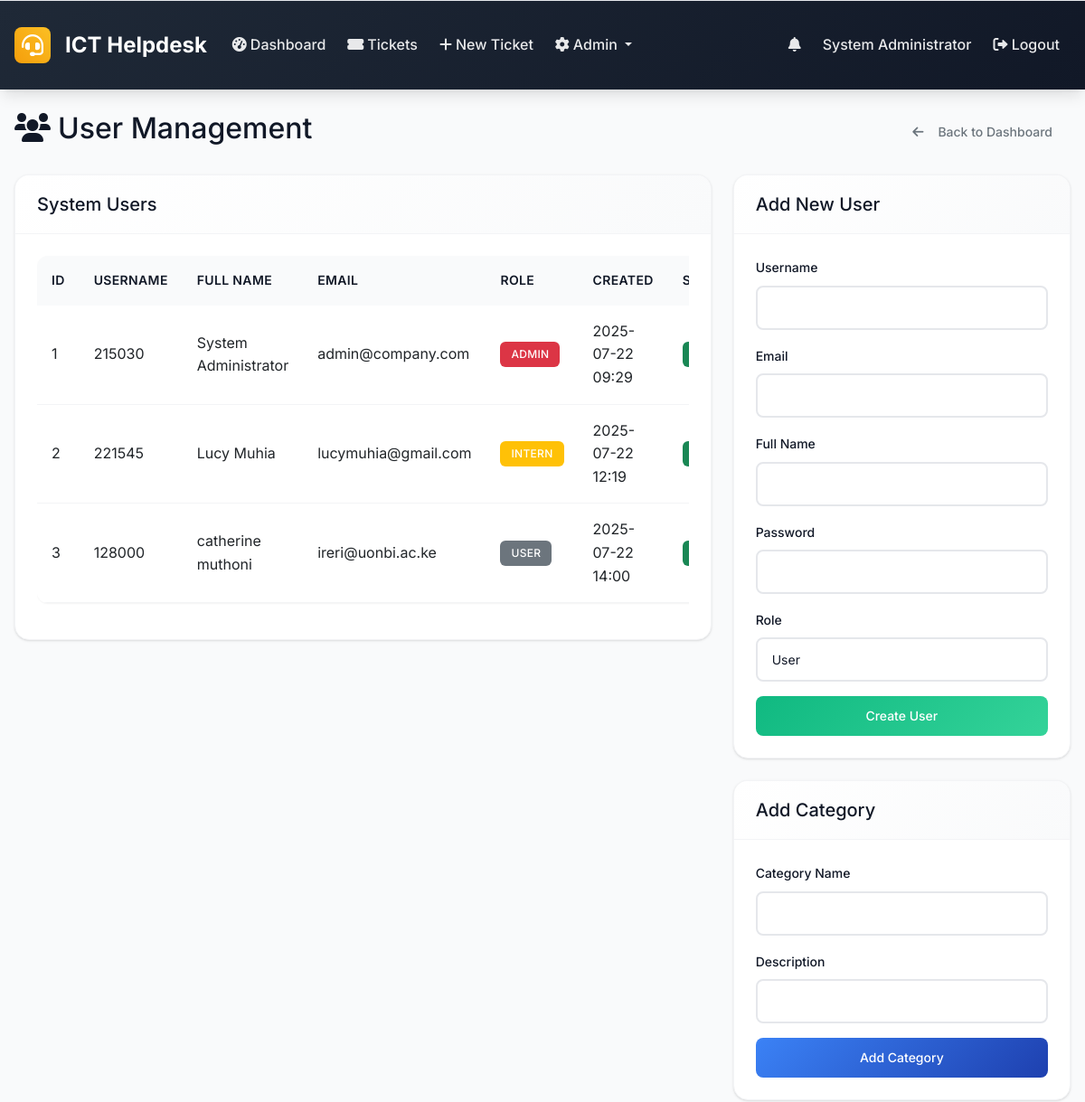
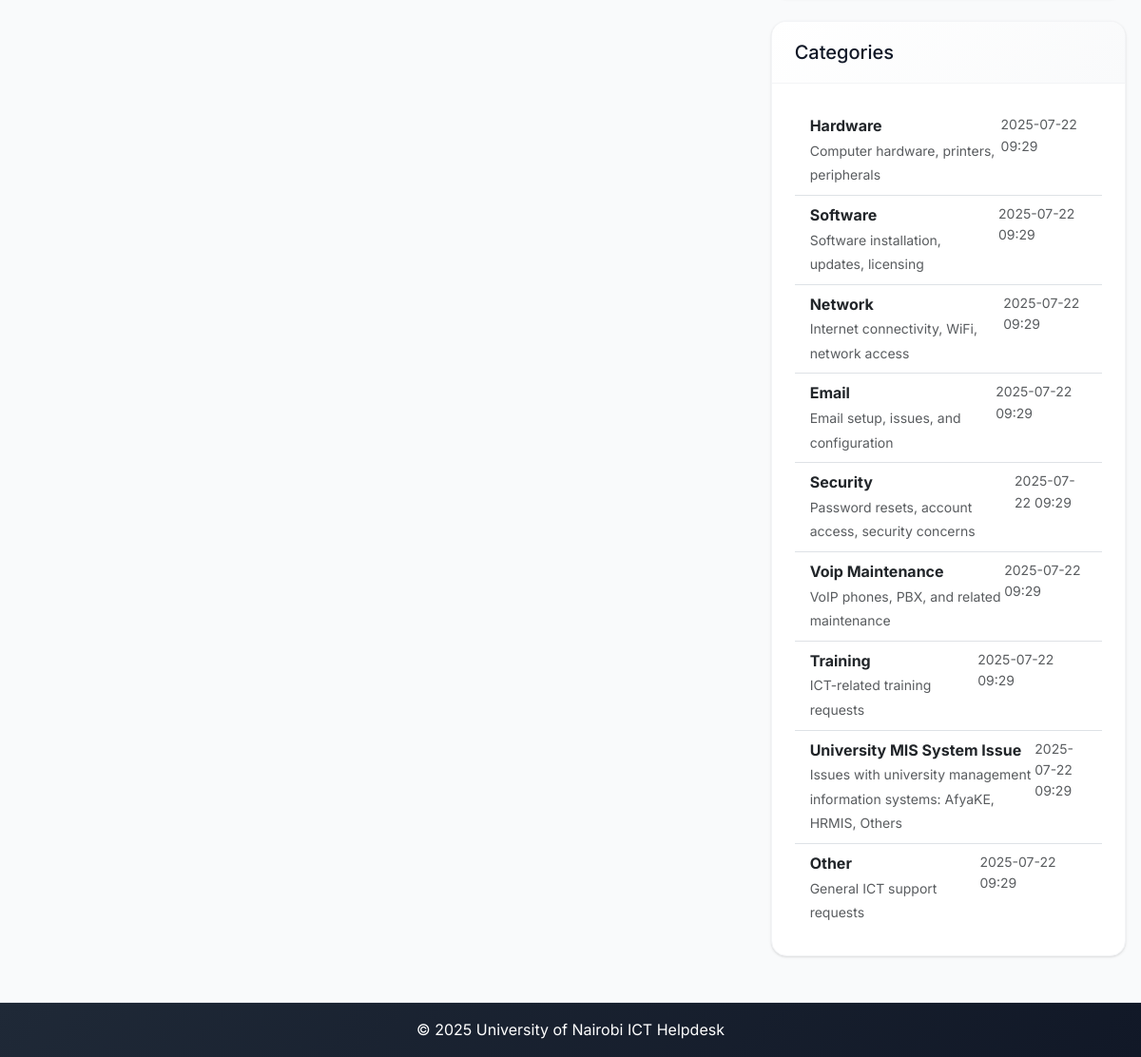
The app's page /admin/users (signed in) with its own data (2 pictures, top to bottom).
### models.py (models this page shows, shortened)
class User(UserMixin, db.Model):
    id = db.Column(db.Integer, primary_key=True)
    username = db.Column(db.String(64), unique=True, nullable=False)
    email = db.Column(db.String(120), unique=True, nullable=False)
    password_hash = db.Column(db.String(256), nullable=False)
    full_name = db.Column(db.String(100), nullable=False)
    role = db.Column(db.String(20), nullable=False, default='user')  # admin, intern, user
    created_at = db.Column(db.DateTime, default=datetime.utcnow)
    is_active = db.Column(db.Boolean, default=True)
    is_verified = db.Column(db.Boolean, default=False)
    verification_token = db.Column(db.String(128), nullable=True)
    tickets_created = db.relationship('Ticket', foreign_keys='Ticket.created_by_id', backref='creator', lazy='dynamic')
    assigned_tickets = db.relationship('Ticket', secondary='ticket_assignees', back_populates='assignees', lazy='selectin')
    comments = db.relationship('Comment', backref='author', lazy='dynamic')

class Category(db.Model):
    id = db.Column(db.Integer, primary_key=True)
    name = db.Column(db.String(50), unique=True, nullable=False)
    description = db.Column(db.String(200))
    created_at = db.Column(db.DateTime, default=datetime.utcnow)
    tickets = db.relationship('Ticket', backref='category', lazy='dynamic')

### routes.py (the view)
@app.route('/admin/users')
@login_required
def user_management():
    if current_user.role != 'admin':
        abort(403)
    users = User.query.all()
    form = UserManagementForm()
    admin_user_form = AdminUserForm()
    category_form = CategoryForm()
    categories = Category.query.all()
    return render_template('user_management.html', users=users, form=form,
                         admin_user_form=admin_user_form, category_form=category_form, categories=categories)

### forms.py
class UserManagementForm(FlaskForm):
    user_id = IntegerField('User ID', validators=[DataRequired()])
    new_password = PasswordField('New Password', validators=[DataRequired(), Length(min=6)])
    confirm_password = PasswordField('Confirm Password', validators=[DataRequired(), EqualTo('new_password')])
    submit = SubmitField('Update Password')

class AdminUserForm(FlaskForm):
    username = StringField('Username', validators=[DataRequired(), Length(min=4, max=20)])
    email = StringField('Email', validators=[DataRequired(), Email()])
    full_name = StringField('Full Name', validators=[DataRequired(), Length(max=100)])
    password = PasswordField('Password', validators=[DataRequired(), Length(min=6)])
    role = SelectField('Role', choices=[('user', 'User'), ('intern', 'Intern'), ('admin', 'Admin')], default='user')
    submit = SubmitField('Create User')

### app.py (called while the page is built)
@login_manager.user_loader
def load_user(user_id):
    from models import User
    return User.query.get(int(user_id))

@app.context_processor
def inject_now():
    return {'now': datetime.utcnow}

### routes.py (called while the page is built)
@app.context_processor
def inject_datetime():
    return dict(datetime=datetime)

### utils.py (called while the page is built)
def format_datetime(dt):
    if not dt:
        return 'N/A'
    return dt.strftime('%Y-%m-%d %H:%M')

### templates/user_management.html (shortened to what this page needs)
{% extends "base.html" %}
{% block content %}
<div class="d-flex justify-content-between align-items-center mb-4">
    <h2><i class="fas fa-users me-2"></i>User Management</h2>
    <a href="{{ url_for('admin_dashboard') }}" class="btn btn-outline-secondary">
        <i class="fas fa-arrow-left me-2"></i>Back to Dashboard
    </a>
</div>
<div class="row">
    <div class="col-md-8">
        <div class="card">
            <div class="card-header">
                <h5 class="mb-0">System Users</h5>
            </div>
            <div class="card-body">
                <div class="table-responsive">
                    <table class="table table-hover">
                        <thead>
                            <tr>
                                <th>ID</th>
                                <th>Username</th>
                                <th>Full Name</th>
                                <th>Email</th>
                                <th>Role</th>
                                <th>Created</th>
                                <th>Status</th>
                            </tr>
                        </thead>
                        <tbody>
                            {% for user in users %}
                            <tr>
                                <td>{{ user.id }}</td>
                                <td>{{ user.username }}</td>
                                <td>{{ user.full_name }}</td>
                                <td>{{ user.email }}</td>
                                <td>
                                    <span class="badge bg-{{ 'danger' if user.role == 'admin' else 'warning' if user.role == 'intern' else 'secondary' }}">
                                        {{ user.role.title() }}
                                    </span>
                                </td>
                                <td>{{ user.created_at|format_datetime }}</td>
                                <td>
                                    <span class="badge bg-{{ 'success' if user.is_active else 'secondary' }}">
                                    </span>
                                </td>
                            </tr>
                            {% endfor %}
                        </tbody>
                    </table>
                </div>
            </div>
        </div>
    </div>
    <div class="col-md-4">
        <div class="card mb-4">
            <div class="card-header">
                <h5 class="mb-0">Add New User</h5>
            </div>
            <div class="card-body">
                <form method="POST" action="{{ url_for('create_user') }}">
                    <div class="mb-3">
                        {{ admin_user_form.username.label(class="form-label") }}
                        {{ admin_user_form.username(class="form-control") }}
                    </div>
                    <div class="mb-3">
                        {{ admin_user_form.email.label(class="form-label") }}
                        {{ admin_user_form.email(class="form-control") }}
                    </div>
                    <div class="mb-3">
                        {{ admin_user_form.full_name.label(class="form-label") }}
                        {{ admin_user_form.full_name(class="form-control") }}
                    </div>
                    <div class="mb-3">
                        {{ admin_user_form.password.label(class="form-label") }}
                        {{ admin_user_form.password(class="form-control") }}
                    </div>
                    <div class="mb-3">
                        {{ admin_user_form.role.label(class="form-label") }}
                        {{ admin_user_form.role(class="form-control") }}
                    </div>
                    <div class="d-grid">
                        {{ admin_user_form.submit(class="btn btn-success") }}
                    </div>
                </form>
            </div>
        </div>
        <div class="card mb-4">
            <div class="card-header">
                <h5 class="mb-0">Add Category</h5>
            </div>
            <div class="card-body">
                <form method="POST" action="{{ url_for('add_category') }}">
                    <div class="mb-3">
                        {{ category_form.name.label(class="form-label") }}
                        {{ category_form.name(class="form-control") }}
                    </div>
                    <div class="mb-3">
                        {{ category_form.description.label(class="form-label") }}
                        {{ category_form.description(class="form-control") }}
                    </div>
                    <div class="d-grid">
                        {{ category_form.submit(class="btn btn-primary") }}
                    </div>
                </form>
            </div>
        </div>
        <div class="card">
            <div class="card-header">
                <h5 class="mb-0">Categories</h5>
            </div>
            <div class="card-body">
                {% if categories %}
                    <div class="list-group list-group-flush">
                        {% for category in categories %}
                        <div class="list-group-item d-flex justify-content-between align-items-start">
                            <div>
                                <strong>{{ category.name }}</strong>
                                {% if category.description %}
                                    <br><small class="text-muted">{{ category.description }}</small>
                                {% endif %}
                            </div>
                            <small class="text-muted">{{ category.created_at|format_datetime }}</small>
                        </div>
                        {% endfor %}
                    </div>
                {% else %}
                    <p class="text-muted text-center">No categories created yet.</p>
                {% endif %}
            </div>
        </div>
    </div>
</div>
{% endblock %}

### templates/base.html (shortened to what this page needs)
<!DOCTYPE html>
<html lang="en">
<head>
    <link href="https://cdn.jsdelivr.net/npm/bootstrap@5.3.0/dist/css/bootstrap.min.css" rel="stylesheet">
    <link href="https://cdnjs.cloudflare.com/ajax/libs/font-awesome/6.0.0/css/all.min.css" rel="stylesheet">
    <link href="{{ url_for('static', filename='css/custom.css') }}" rel="stylesheet">
</head>
<body>
    <nav class="navbar navbar-expand-lg navbar-dark footer-sky">
        <div class="container-fluid px-3">
            <a class="navbar-brand" href="{{ url_for('index') }}">
                <i class="fas fa-headset me-2"></i>ICT Helpdesk
            </a>
            <div class="collapse navbar-collapse" id="navbarNav">
                <ul class="navbar-nav me-auto mb-2 mb-lg-0">
                    {% if current_user.is_authenticated %}
                    <li class="nav-item">
                        <a class="nav-link" href="{{ url_for('dashboard') }}">
                            <i class="fas fa-tachometer-alt me-1"></i>Dashboard
                        </a>
                    </li>
                    <li class="nav-item">
                        <a class="nav-link" href="{{ url_for('tickets_list') }}">
                            <i class="fas fa-ticket-alt me-1"></i>Tickets
                        </a>
                    </li>
                    <li class="nav-item">
                        <a class="nav-link" href="{{ url_for('new_ticket') }}">
                            <i class="fas fa-plus me-1"></i>New Ticket
                        </a>
                    </li>
                    {% if current_user.role == 'admin' %}
                    <li class="nav-item dropdown">
                        <a class="nav-link dropdown-toggle" href="#" role="button" data-bs-toggle="dropdown" aria-expanded="false">
                            <i class="fas fa-cog me-1"></i>Admin
                        </a>
                    </li>
                    {% endif %}
                    {% endif %}
                </ul>
                <ul class="navbar-nav ms-auto mb-2 mb-lg-0">
                    {% if current_user.is_authenticated %}
                    {% if current_user.role in ['admin', 'intern'] %}
                    <li class="nav-item dropdown">
                        <a class="nav-link position-relative" href="#" id="notificationsDropdown" role="button" data-bs-toggle="dropdown" aria-expanded="false">
                            <i class="fas fa-bell"></i>
                        </a>
                    </li>
                    {% endif %}
                    <li class="nav-item">
                        <span class="nav-link">{{ current_user.full_name }}</span>
                    </li>
                    <li class="nav-item">
                        <a class="nav-link" href="{{ url_for('logout') }}"><i class="fas fa-sign-out-alt"></i> Logout</a>
                    </li>
                    {% endif %}
                </ul>
            </div>
        </div>
    </nav>
    <main class="container-fluid my-4 px-3">
        {% block content %}{% endblock %}
    </main>
    <footer class="footer-sky py-3 mt-5">
        <div class="container text-center">
            <span>&copy; {{ datetime.utcnow().year }} University of Nairobi ICT Helpdesk</span>
        </div>
    </footer>
</body>
</html>

### records on screen
User: full_name "System Administrator", id "1", username "215030", email "admin@company.com", role "ADMIN", created_at "2025-07-22 09:29"
User: id "2", username "221545", full_name "Lucy Muhia", email "lucymuhia@gmail.com", role "INTERN", created_at "2025-07-22 12:19"
User: id "3", username "128000", full_name "catherine muthoni", email "ireri@uonbi.ac.ke", role "USER", created_at "2025-07-22 14:00"
Category: email.label "Email", name "Email", description "Email setup, issues, and configuration", created_at "2025-07-22 09:29"
Category: name "Hardware", description "Computer hardware, printers, peripherals", created_at "2025-07-22 09:29"
Category: name "Software", description "Software installation, updates, licensing", created_at "2025-07-22 09:29"
Category: name "Network", description "Internet connectivity, WiFi, network access", created_at "2025-07-22 09:29"
Category: name "Security", description "Password resets, account access, security concerns", created_at "2025-07-22 09:29"
Category: name "Voip Maintenance", description "VoIP phones, PBX, and related maintenance", created_at "2025-07-22 09:29"
Category: name "Training", description "ICT-related training requests", created_at "2025-07-22 09:29"
Category: name "University MIS System Issue", description "Issues with university management information systems: AfyaKE, HRMIS, Others", created_at "2025-07-22 09:29"
Category: name "Other", description "General ICT support requests", created_at "2025-07-22 09:29"

### other values on screen
{{ admin_user_form.username.label(class="form-label") }} "Username"
{{ admin_user_form.full_name.label(class="form-label") }} "Full Name"
{{ admin_user_form.password.label(class="form-label") }} "Password"
{{ admin_user_form.role.label(class="form-label") }} "Role"
{{ category_form.name.label(class="form-label") }} "Category Name"
{{ category_form.description.label(class="form-label") }} "Description"
